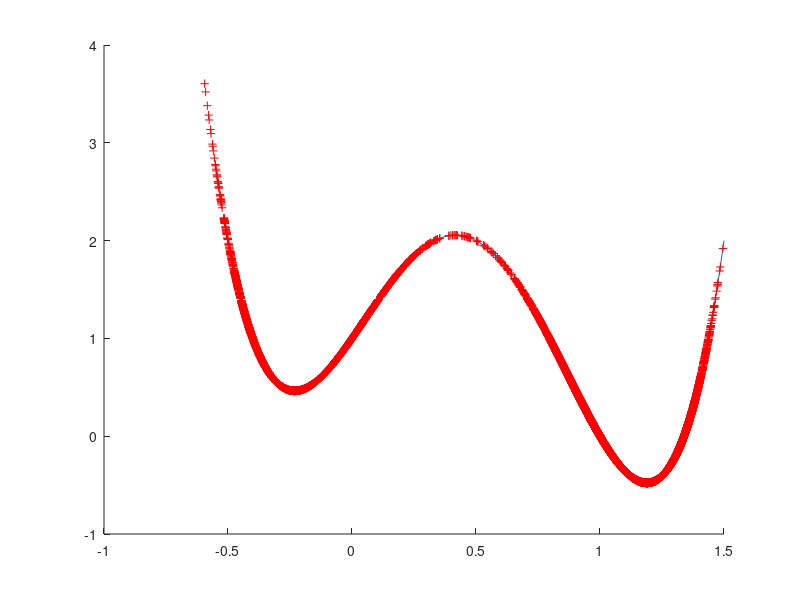
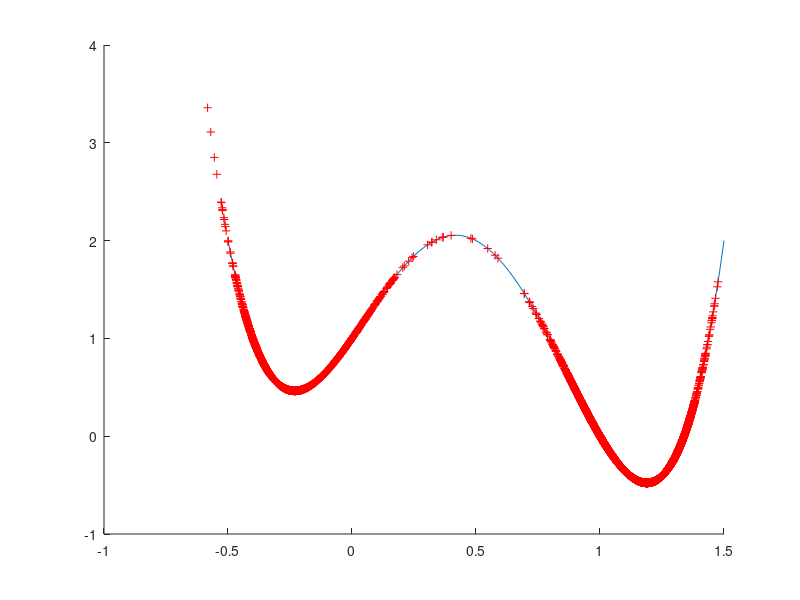
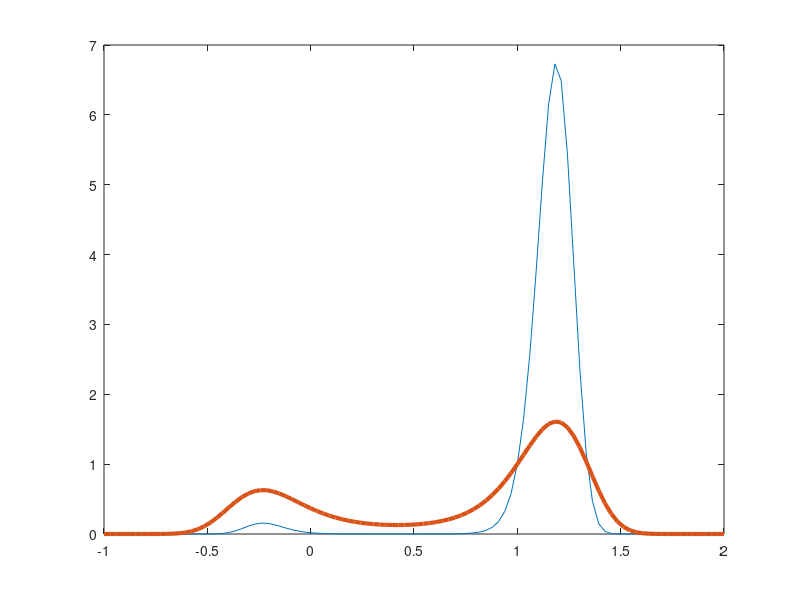

These charts were generated, in order, by the following MATLAB code:
%Skipt zur Simulation mit replica exchange
clear Xem
close all
% %Range
x=linspace(-0.5,1.5);
%e.g. 
poth =@(y) 8.*y.^4-44/3.*y.^3 + 2.*y.^2 +11/3.*y+1;
dpoth =@(y) 32.*y.^3-44.*y.^2+4.*y.^2+11/3;
pot = poth(x);
dpot= dpoth(x);

beta1=4;
beta2=1;







Xzero=-0.25; dt=1/1000;


S=10000; % Number of Simulations


Xem1=zeros(1,S);
Xem2=zeros(1,S);

X1=Xzero;
X2=Xzero;
count=zeros(1,S);
swap=0;

for k=1:S
     clear Xem
     
  
    %for j=1:N
    
     X1 = X1 -(dpoth(X1))*dt + sqrt(dt*2/beta1)*randn;
     
     X2 = X2 -(dpoth(X2))*dt + sqrt(dt*2/beta2)*randn;
     
     
     if swap == 0
        Xem1(k) = X1;
        Xem2(k) = X2;
     else
        Xem1(k) = X2;
        Xem2(k) = X1;
     end
 
     alpha = min(1,((exp(-beta1 *poth(X1))*exp(-beta2*poth(X2)))/...
         (exp(-beta2 *poth(X1))*exp(-beta1*poth(X2))))) ;
     u=rand;
     
     count(k)= (u< alpha);
     
     if (u<alpha)
         Xh=X1;
         X1=X2;
         X2=Xh;
         swap=1;
     else
         swap=0;
     end
         
end

accrate= sum(count);
fprintf('AccRate %2.4f \n',accrate)
  %für feste Anzhal an schritten schauen wie viele das ziel erreicht haben  


figure(1)


hold on
plot(x,poth(x));
plot([Xzero,Xem1],poth([Xzero,Xem1]),'r+');
hold off

figure(2)

hold on
plot(x,poth(x));
plot([Xzero,Xem2],poth([Xzero,Xem2]),'r+');
hold off

xp=linspace(-1,2);
figure(3)
plot(xp,exp(-beta1*poth(xp)),xp,exp(-beta2*poth(xp)),'Linewidth',3) 
 

 
 
 
 